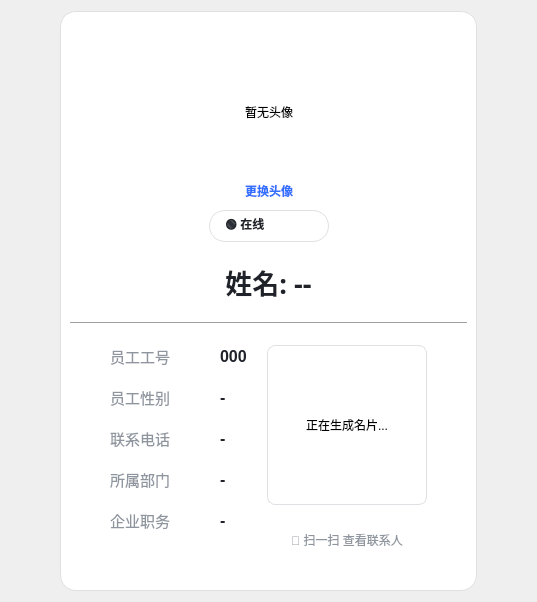
     <widget class="QWidget" name="page_Settings">
      <layout class="QVBoxLayout" name="vL_SettingsMain">
       <property name="leftMargin">
        <number>60</number>
       </property>
       <property name="rightMargin">
        <number>60</number>
       </property>
       <item>
        <spacer name="s_top_set">
         <property name="orientation">
          <enum>Qt::Orientation::Vertical</enum>
         </property>
         <property name="sizeHint" stdset="0">
          <size>
           <width>0</width>
           <height>0</height>
          </size>
         </property>
        </spacer>
       </item>
       <item>
        <widget class="QFrame" name="frame_ProfileCard">
         <property name="styleSheet">
          <string notr="true">QFrame#frame_ProfileCard { background-color: #FFFFFF; border-radius: 16px; border: 1px solid #DEE0E3; }</string>
         </property>
         <layout class="QVBoxLayout" name="vL_Card">
          <property name="spacing">
           <number>20</number>
          </property>
          <property name="topMargin">
           <number>40</number>
          </property>
          <property name="bottomMargin">
           <number>40</number>
          </property>
          <item>
           <layout class="QHBoxLayout" name="hL_AvatarCenter">
            <item>
             <spacer name="s_av_l">
              <property name="orientation">
               <enum>Qt::Orientation::Horizontal</enum>
              </property>
              <property name="sizeHint" stdset="0">
               <size>
                <width>0</width>
                <height>0</height>
               </size>
              </property>
             </spacer>
            </item>
            <item>
             <layout class="QVBoxLayout" name="vL_AvGroup">
              <property name="spacing">
               <number>10</number>
              </property>
              <item>
               <widget class="QLabel" name="label_Avatar">
                <property name="minimumSize">
                 <size>
                  <width>120</width>
                  <height>120</height>
                 </size>
                </property>
                <property name="maximumSize">
                 <size>
                  <width>120</width>
                  <height>120</height>
                 </size>
                </property>
                <property name="styleSheet">
                 <string notr="true">background-color: transparent;</string>
                </property>
                <property name="text">
                 <string>暂无头像</string>
                </property>
                <property name="alignment">
                 <set>Qt::AlignmentFlag::AlignCenter</set>
                </property>
               </widget>
              </item>
              <item>
               <widget class="QPushButton" name="btn_ChangeAvatar">
                <property name="font">
                 <font>
                  <bold>true</bold>
                 </font>
                </property>
                <property name="cursor">
                 <cursorShape>PointingHandCursor</cursorShape>
                </property>
                <property name="styleSheet">
                 <string notr="true">QPushButton { color: #3370FF; border: none; background: transparent; } QPushButton:hover { text-decoration: underline; }</string>
                </property>
                <property name="text">
                 <string>更换头像</string>
                </property>
               </widget>
              </item>
              <item>
               <widget class="QComboBox" name="comboBox_Status">
                <property name="minimumSize">
                 <size>
                  <width>120</width>
                  <height>32</height>
                 </size>
                </property>
                <property name="styleSheet">
                 <string notr="true">QComboBox { border: 1px solid #DEE0E3; border-radius: 16px; padding-left: 15px; background: #FFFFFF; color: #1F2329; font-weight: bold; } QComboBox:hover { border: 1px solid #3370FF; } QComboBox::drop-down { border: none; background: transparent; }</string>
                </property>
                <item>
                 <property name="text">
                  <string>🟢 在线</string>
                 </property>
                </item>
                <item>
                 <property name="text">
                  <string>🔴 会议中</string>
                 </property>
                </item>
                <item>
                 <property name="text">
                  <string>⛔ 请勿打扰</string>
                 </property>
                </item>
                <item>
                 <property name="text">
                  <string>✈️ 出差中</string>
                 </property>
                </item>
                <item>
                 <property name="text">
                  <string>🌴 休假中</string>
                 </property>
                </item>
               </widget>
              </item>
             </layout>
            </item>
            <item>
             <spacer name="s_av_r">
              <property name="orientation">
               <enum>Qt::Orientation::Horizontal</enum>
              </property>
              <property name="sizeHint" stdset="0">
               <size>
                <width>0</width>
                <height>0</height>
               </size>
              </property>
             </spacer>
            </item>
           </layout>
          </item>
          <item>
           <widget class="QLabel" name="label_ProfileName">
            <property name="font">
             <font>
              <family>Microsoft YaHei</family>
              <pointsize>20</pointsize>
              <bold>true</bold>
             </font>
            </property>
            <property name="styleSheet">
             <string notr="true">color: #1F2329;</string>
            </property>
            <property name="text">
             <string>姓名: --</string>
            </property>
            <property name="alignment">
             <set>Qt::AlignmentFlag::AlignCenter</set>
            </property>
           </widget>
          </item>
          <item>
           <widget class="Line" name="line_separator">
            <property name="styleSheet">
             <string notr="true">color: #DEE0E3;</string>
            </property>
            <property name="orientation">
             <enum>Qt::Orientation::Horizontal</enum>
            </property>
           </widget>
          </item>
          <item>
           <layout class="QHBoxLayout" name="hL_BottomArea">
            <property name="leftMargin">
             <number>40</number>
            </property>
            <property name="rightMargin">
             <number>40</number>
            </property>
            <item>
             <layout class="QFormLayout" name="formLayout_Profile">
              <property name="horizontalSpacing">
               <number>50</number>
              </property>
              <property name="verticalSpacing">
               <number>18</number>
              </property>
              <item row="0" column="0">
               <widget class="QLabel" name="lb_1">
                <property name="font">
                 <font>
                  <pointsize>11</pointsize>
                 </font>
                </property>
                <property name="styleSheet">
                 <string notr="true">color: #8F959E;</string>
                </property>
                <property name="text">
                 <string>员工工号</string>
                </property>
               </widget>
              </item>
              <item row="0" column="1">
               <widget class="QLabel" name="label_ProfileEmpId">
                <property name="font">
                 <font>
                  <pointsize>12</pointsize>
                  <bold>true</bold>
                 </font>
                </property>
                <property name="styleSheet">
                 <string notr="true">color: #1F2329;</string>
                </property>
                <property name="text">
                 <string>000</string>
                </property>
               </widget>
              </item>
              <item row="1" column="0">
               <widget class="QLabel" name="lb_2">
                <property name="font">
                 <font>
                  <pointsize>11</pointsize>
                 </font>
                </property>
                <property name="styleSheet">
                 <string notr="true">color: #8F959E;</string>
                </property>
                <property name="text">
                 <string>员工性别</string>
                </property>
               </widget>
              </item>
              <item row="1" column="1">
               <widget class="QLabel" name="label_ProfileGender">
                <property name="font">
                 <font>
                  <pointsize>12</pointsize>
                  <bold>true</bold>
                 </font>
                </property>
                <property name="styleSheet">
                 <string notr="true">color: #1F2329;</string>
                </property>
                <property name="text">
                 <string>-</string>
                </property>
               </widget>
              </item>
              <item row="2" column="0">
               <widget class="QLabel" name="lb_3">
                <property name="font">
                 <font>
                  <pointsize>11</pointsize>
                 </font>
                </property>
                <property name="styleSheet">
                 <string notr="true">color: #8F959E;</string>
                </property>
                <property name="text">
                 <string>联系电话</string>
                </property>
               </widget>
              </item>
              <item row="2" column="1">
               <widget class="QLabel" name="label_ProfilePhone">
                <property name="font">
                 <font>
                  <pointsize>12</pointsize>
                  <bold>true</bold>
                 </font>
                </property>
                <property name="styleSheet">
                 <string notr="true">color: #1F2329;</string>
                </property>
                <property name="text">
                 <string>-</string>
                </property>
               </widget>
              </item>
              <item row="3" column="0">
               <widget class="QLabel" name="lb_4">
                <property name="font">
                 <font>
                  <pointsize>11</pointsize>
                 </font>
                </property>
                <property name="styleSheet">
                 <string notr="true">color: #8F959E;</string>
                </property>
                <property name="text">
                 <string>所属部门</string>
                </property>
               </widget>
              </item>
              <item row="3" column="1">
               <widget class="QLabel" name="label_ProfileDept">
                <property name="font">
                 <font>
                  <pointsize>12</pointsize>
                  <bold>true</bold>
                 </font>
                </property>
                <property name="styleSheet">
                 <string notr="true">color: #1F2329;</string>
                </property>
                <property name="text">
                 <string>-</string>
                </property>
               </widget>
              </item>
              <item row="4" column="0">
               <widget class="QLabel" name="lb_5">
                <property name="font">
                 <font>
                  <pointsize>11</pointsize>
                 </font>
                </property>
                <property name="styleSheet">
                 <string notr="true">color: #8F959E;</string>
                </property>
                <property name="text">
                 <string>企业职务</string>
                </property>
               </widget>
              </item>
              <item row="4" column="1">
               <widget class="QLabel" name="label_ProfileRole">
                <property name="font">
                 <font>
                  <pointsize>12</pointsize>
                  <bold>true</bold>
                 </font>
                </property>
                <property name="styleSheet">
                 <string notr="true">color: #1F2329;</string>
                </property>
                <property name="text">
                 <string>-</string>
                </property>
               </widget>
              </item>
              <item row="5" column="0">
               <spacer name="s_pwd">
                <property name="orientation">
                 <enum>Qt::Orientation::Vertical</enum>
                </property>
                <property name="sizeHint" stdset="0">
                 <size>
                  <width>0</width>
                  <height>0</height>
                 </size>
                </property>
               </spacer>
              </item>
             </layout>
            </item>
            <item>
             <spacer name="s_mid">
              <property name="orientation">
               <enum>Qt::Orientation::Horizontal</enum>
              </property>
              <property name="sizeHint" stdset="0">
               <size>
                <width>0</width>
                <height>0</height>
               </size>
              </property>
             </spacer>
            </item>
            <item>
             <layout class="QVBoxLayout" name="vL_QR">
              <item>
               <widget class="QLabel" name="label_QRCode">
                <property name="minimumSize">
                 <size>
                  <width>160</width>
                  <height>160</height>
                 </size>
                </property>
                <property name="styleSheet">
                 <string notr="true">background-color: #FFFFFF; border: 1px solid #DEE0E3; border-radius: 8px;</string>
                </property>
                <property name="text">
                 <string>正在生成名片...</string>
                </property>
                <property name="alignment">
                 <set>Qt::AlignmentFlag::AlignCenter</set>
                </property>
               </widget>
              </item>
              <item>
               <widget class="QLabel" name="label_QRTitle">
                <property name="styleSheet">
                 <string notr="true">color: #8F959E; font-size: 12px; margin-top: 5px;</string>
                </property>
                <property name="text">
                 <string>📱 扫一扫 查看联系人</string>
                </property>
                <property name="alignment">
                 <set>Qt::AlignmentFlag::AlignCenter</set>
                </property>
               </widget>
              </item>
             </layout>
            </item>
           </layout>
          </item>
         </layout>
        </widget>
       </item>
       <item>
        <spacer name="s_set_bot">
         <property name="orientation">
          <enum>Qt::Orientation::Vertical</enum>
         </property>
         <property name="sizeHint" stdset="0">
          <size>
           <width>0</width>
           <height>0</height>
          </size>
         </property>
        </spacer>
       </item>
      </layout>
     </widget>
